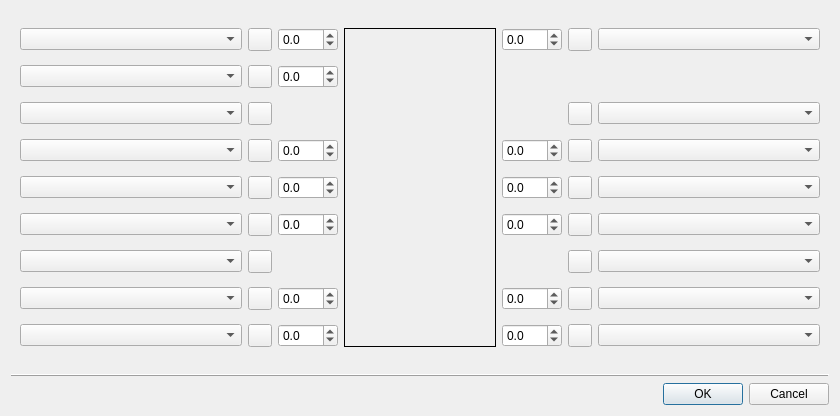
<?xml version="1.0" encoding="UTF-8"?>
<ui version="4.0">
 <class>lcQMinifigDialog</class>
 <widget class="QDialog" name="lcQMinifigDialog">
  <property name="geometry">
   <rect>
    <x>0</x>
    <y>0</y>
    <width>840</width>
    <height>416</height>
   </rect>
  </property>
  <property name="windowTitle">
   <string>Minifig Wizard</string>
  </property>
  <layout class="QVBoxLayout" name="verticalLayout">
   <item>
    <widget class="QWidget" name="widget" native="true">
     <layout class="QGridLayout" name="gridLayout">
      <item row="0" column="0">
       <widget class="QComboBox" name="hatsType">
        <property name="sizePolicy">
         <sizepolicy hsizetype="Preferred" vsizetype="Fixed">
          <horstretch>1</horstretch>
          <verstretch>0</verstretch>
         </sizepolicy>
        </property>
        <property name="sizeAdjustPolicy">
         <enum>QComboBox::AdjustToMinimumContentsLength</enum>
        </property>
        <property name="minimumContentsLength">
         <number>24</number>
        </property>
       </widget>
      </item>
      <item row="0" column="1">
       <widget class="lcQColorPicker" name="hatsColor">
        <property name="text">
         <string/>
        </property>
       </widget>
      </item>
      <item row="0" column="2">
       <widget class="QDoubleSpinBox" name="hatsAngle">
        <property name="maximumSize">
         <size>
          <width>60</width>
          <height>16777215</height>
         </size>
        </property>
        <property name="decimals">
         <number>1</number>
        </property>
        <property name="minimum">
         <double>-360.000000000000000</double>
        </property>
        <property name="maximum">
         <double>360.000000000000000</double>
        </property>
       </widget>
      </item>
      <item row="0" column="3" rowspan="9">
       <widget class="QFrame" name="minifigFrame">
        <property name="sizePolicy">
         <sizepolicy hsizetype="Preferred" vsizetype="Preferred">
          <horstretch>1</horstretch>
          <verstretch>0</verstretch>
         </sizepolicy>
        </property>
        <property name="frameShape">
         <enum>QFrame::Panel</enum>
        </property>
        <property name="frameShadow">
         <enum>QFrame::Plain</enum>
        </property>
       </widget>
      </item>
      <item row="0" column="4">
       <widget class="QDoubleSpinBox" name="headAngle">
        <property name="maximumSize">
         <size>
          <width>60</width>
          <height>16777215</height>
         </size>
        </property>
        <property name="decimals">
         <number>1</number>
        </property>
        <property name="minimum">
         <double>-360.000000000000000</double>
        </property>
        <property name="maximum">
         <double>360.000000000000000</double>
        </property>
       </widget>
      </item>
      <item row="0" column="5">
       <widget class="lcQColorPicker" name="headColor">
        <property name="text">
         <string/>
        </property>
       </widget>
      </item>
      <item row="0" column="6">
       <widget class="QComboBox" name="headType">
        <property name="sizePolicy">
         <sizepolicy hsizetype="Preferred" vsizetype="Fixed">
          <horstretch>1</horstretch>
          <verstretch>0</verstretch>
         </sizepolicy>
        </property>
        <property name="sizeAdjustPolicy">
         <enum>QComboBox::AdjustToMinimumContentsLength</enum>
        </property>
        <property name="minimumContentsLength">
         <number>24</number>
        </property>
       </widget>
      </item>
      <item row="1" column="0">
       <widget class="QComboBox" name="hats2Type">
        <property name="sizePolicy">
         <sizepolicy hsizetype="Preferred" vsizetype="Fixed">
          <horstretch>1</horstretch>
          <verstretch>0</verstretch>
         </sizepolicy>
        </property>
        <property name="sizeAdjustPolicy">
         <enum>QComboBox::AdjustToMinimumContentsLength</enum>
        </property>
        <property name="minimumContentsLength">
         <number>24</number>
        </property>
       </widget>
      </item>
      <item row="1" column="1">
       <widget class="lcQColorPicker" name="hats2Color">
        <property name="text">
         <string/>
        </property>
       </widget>
      </item>
      <item row="1" column="2">
       <widget class="QDoubleSpinBox" name="hats2Angle">
        <property name="maximumSize">
         <size>
          <width>60</width>
          <height>16777215</height>
         </size>
        </property>
        <property name="decimals">
         <number>1</number>
        </property>
        <property name="minimum">
         <double>-360.000000000000000</double>
        </property>
        <property name="maximum">
         <double>360.000000000000000</double>
        </property>
       </widget>
      </item>
      <item row="2" column="0">
       <widget class="QComboBox" name="neckType">
        <property name="sizePolicy">
         <sizepolicy hsizetype="Preferred" vsizetype="Fixed">
          <horstretch>1</horstretch>
          <verstretch>0</verstretch>
         </sizepolicy>
        </property>
        <property name="sizeAdjustPolicy">
         <enum>QComboBox::AdjustToMinimumContentsLength</enum>
        </property>
        <property name="minimumContentsLength">
         <number>24</number>
        </property>
       </widget>
      </item>
      <item row="2" column="1">
       <widget class="lcQColorPicker" name="neckColor">
        <property name="text">
         <string/>
        </property>
       </widget>
      </item>
      <item row="2" column="5">
       <widget class="lcQColorPicker" name="bodyColor">
        <property name="text">
         <string/>
        </property>
       </widget>
      </item>
      <item row="2" column="6">
       <widget class="QComboBox" name="bodyType">
        <property name="sizePolicy">
         <sizepolicy hsizetype="Preferred" vsizetype="Fixed">
          <horstretch>1</horstretch>
          <verstretch>0</verstretch>
         </sizepolicy>
        </property>
        <property name="sizeAdjustPolicy">
         <enum>QComboBox::AdjustToMinimumContentsLength</enum>
        </property>
        <property name="minimumContentsLength">
         <number>24</number>
        </property>
       </widget>
      </item>
      <item row="3" column="0">
       <widget class="QComboBox" name="larmType">
        <property name="sizePolicy">
         <sizepolicy hsizetype="Preferred" vsizetype="Fixed">
          <horstretch>1</horstretch>
          <verstretch>0</verstretch>
         </sizepolicy>
        </property>
        <property name="sizeAdjustPolicy">
         <enum>QComboBox::AdjustToMinimumContentsLength</enum>
        </property>
        <property name="minimumContentsLength">
         <number>24</number>
        </property>
       </widget>
      </item>
      <item row="3" column="1">
       <widget class="lcQColorPicker" name="larmColor">
        <property name="text">
         <string/>
        </property>
       </widget>
      </item>
      <item row="3" column="2">
       <widget class="QDoubleSpinBox" name="larmAngle">
        <property name="maximumSize">
         <size>
          <width>60</width>
          <height>16777215</height>
         </size>
        </property>
        <property name="decimals">
         <number>1</number>
        </property>
        <property name="minimum">
         <double>-360.000000000000000</double>
        </property>
        <property name="maximum">
         <double>360.000000000000000</double>
        </property>
       </widget>
      </item>
      <item row="3" column="4">
       <widget class="QDoubleSpinBox" name="rarmAngle">
        <property name="maximumSize">
         <size>
          <width>60</width>
          <height>16777215</height>
         </size>
        </property>
        <property name="decimals">
         <number>1</number>
        </property>
        <property name="minimum">
         <double>-360.000000000000000</double>
        </property>
        <property name="maximum">
         <double>360.000000000000000</double>
        </property>
       </widget>
      </item>
      <item row="3" column="5">
       <widget class="lcQColorPicker" name="rarmColor">
        <property name="text">
         <string/>
        </property>
       </widget>
      </item>
      <item row="3" column="6">
       <widget class="QComboBox" name="rarmType">
        <property name="sizePolicy">
         <sizepolicy hsizetype="Preferred" vsizetype="Fixed">
          <horstretch>1</horstretch>
          <verstretch>0</verstretch>
         </sizepolicy>
        </property>
        <property name="sizeAdjustPolicy">
         <enum>QComboBox::AdjustToMinimumContentsLength</enum>
        </property>
        <property name="minimumContentsLength">
         <number>24</number>
        </property>
       </widget>
      </item>
      <item row="4" column="0">
       <widget class="QComboBox" name="lhandType">
        <property name="sizePolicy">
         <sizepolicy hsizetype="Preferred" vsizetype="Fixed">
          <horstretch>1</horstretch>
          <verstretch>0</verstretch>
         </sizepolicy>
        </property>
        <property name="sizeAdjustPolicy">
         <enum>QComboBox::AdjustToMinimumContentsLength</enum>
        </property>
        <property name="minimumContentsLength">
         <number>24</number>
        </property>
       </widget>
      </item>
      <item row="4" column="1">
       <widget class="lcQColorPicker" name="lhandColor">
        <property name="text">
         <string/>
        </property>
       </widget>
      </item>
      <item row="4" column="2">
       <widget class="QDoubleSpinBox" name="lhandAngle">
        <property name="maximumSize">
         <size>
          <width>60</width>
          <height>16777215</height>
         </size>
        </property>
        <property name="decimals">
         <number>1</number>
        </property>
        <property name="minimum">
         <double>-360.000000000000000</double>
        </property>
        <property name="maximum">
         <double>360.000000000000000</double>
        </property>
       </widget>
      </item>
      <item row="4" column="4">
       <widget class="QDoubleSpinBox" name="rhandAngle">
        <property name="maximumSize">
         <size>
          <width>60</width>
          <height>16777215</height>
         </size>
        </property>
        <property name="decimals">
         <number>1</number>
        </property>
        <property name="minimum">
         <double>-360.000000000000000</double>
        </property>
        <property name="maximum">
         <double>360.000000000000000</double>
        </property>
       </widget>
      </item>
      <item row="4" column="5">
       <widget class="lcQColorPicker" name="rhandColor">
        <property name="text">
         <string/>
        </property>
       </widget>
      </item>
      <item row="4" column="6">
       <widget class="QComboBox" name="rhandType">
        <property name="sizePolicy">
         <sizepolicy hsizetype="Preferred" vsizetype="Fixed">
          <horstretch>1</horstretch>
          <verstretch>0</verstretch>
         </sizepolicy>
        </property>
        <property name="sizeAdjustPolicy">
         <enum>QComboBox::AdjustToMinimumContentsLength</enum>
        </property>
        <property name="minimumContentsLength">
         <number>24</number>
        </property>
       </widget>
      </item>
      <item row="5" column="0">
       <widget class="QComboBox" name="lhandaType">
        <property name="sizePolicy">
         <sizepolicy hsizetype="Preferred" vsizetype="Fixed">
          <horstretch>1</horstretch>
          <verstretch>0</verstretch>
         </sizepolicy>
        </property>
        <property name="sizeAdjustPolicy">
         <enum>QComboBox::AdjustToMinimumContentsLength</enum>
        </property>
        <property name="minimumContentsLength">
         <number>24</number>
        </property>
       </widget>
      </item>
      <item row="5" column="1">
       <widget class="lcQColorPicker" name="lhandaColor">
        <property name="text">
         <string/>
        </property>
       </widget>
      </item>
      <item row="5" column="2">
       <widget class="QDoubleSpinBox" name="lhandaAngle">
        <property name="maximumSize">
         <size>
          <width>60</width>
          <height>16777215</height>
         </size>
        </property>
        <property name="decimals">
         <number>1</number>
        </property>
        <property name="minimum">
         <double>-360.000000000000000</double>
        </property>
        <property name="maximum">
         <double>360.000000000000000</double>
        </property>
       </widget>
      </item>
      <item row="5" column="4">
       <widget class="QDoubleSpinBox" name="rhandaAngle">
        <property name="maximumSize">
         <size>
          <width>60</width>
          <height>16777215</height>
         </size>
        </property>
        <property name="decimals">
         <number>1</number>
        </property>
        <property name="minimum">
         <double>-360.000000000000000</double>
        </property>
        <property name="maximum">
         <double>360.000000000000000</double>
        </property>
       </widget>
      </item>
      <item row="5" column="5">
       <widget class="lcQColorPicker" name="rhandaColor">
        <property name="text">
         <string/>
        </property>
       </widget>
      </item>
      <item row="5" column="6">
       <widget class="QComboBox" name="rhandaType">
        <property name="sizePolicy">
         <sizepolicy hsizetype="Preferred" vsizetype="Fixed">
          <horstretch>1</horstretch>
          <verstretch>0</verstretch>
         </sizepolicy>
        </property>
        <property name="sizeAdjustPolicy">
         <enum>QComboBox::AdjustToMinimumContentsLength</enum>
        </property>
        <property name="minimumContentsLength">
         <number>24</number>
        </property>
       </widget>
      </item>
      <item row="6" column="0">
       <widget class="QComboBox" name="body2Type">
        <property name="sizePolicy">
         <sizepolicy hsizetype="Preferred" vsizetype="Fixed">
          <horstretch>1</horstretch>
          <verstretch>0</verstretch>
         </sizepolicy>
        </property>
        <property name="sizeAdjustPolicy">
         <enum>QComboBox::AdjustToMinimumContentsLength</enum>
        </property>
        <property name="minimumContentsLength">
         <number>24</number>
        </property>
       </widget>
      </item>
      <item row="6" column="1">
       <widget class="lcQColorPicker" name="body2Color">
        <property name="text">
         <string/>
        </property>
       </widget>
      </item>
      <item row="6" column="5">
       <widget class="lcQColorPicker" name="body3Color">
        <property name="text">
         <string/>
        </property>
       </widget>
      </item>
      <item row="6" column="6">
       <widget class="QComboBox" name="body3Type">
        <property name="sizePolicy">
         <sizepolicy hsizetype="Preferred" vsizetype="Fixed">
          <horstretch>1</horstretch>
          <verstretch>0</verstretch>
         </sizepolicy>
        </property>
        <property name="sizeAdjustPolicy">
         <enum>QComboBox::AdjustToMinimumContentsLength</enum>
        </property>
        <property name="minimumContentsLength">
         <number>24</number>
        </property>
       </widget>
      </item>
      <item row="7" column="0">
       <widget class="QComboBox" name="llegType">
        <property name="sizePolicy">
         <sizepolicy hsizetype="Preferred" vsizetype="Fixed">
          <horstretch>1</horstretch>
          <verstretch>0</verstretch>
         </sizepolicy>
        </property>
        <property name="sizeAdjustPolicy">
         <enum>QComboBox::AdjustToMinimumContentsLength</enum>
        </property>
        <property name="minimumContentsLength">
         <number>24</number>
        </property>
       </widget>
      </item>
      <item row="7" column="1">
       <widget class="lcQColorPicker" name="llegColor">
        <property name="text">
         <string/>
        </property>
       </widget>
      </item>
      <item row="7" column="2">
       <widget class="QDoubleSpinBox" name="llegAngle">
        <property name="maximumSize">
         <size>
          <width>60</width>
          <height>16777215</height>
         </size>
        </property>
        <property name="decimals">
         <number>1</number>
        </property>
        <property name="minimum">
         <double>-360.000000000000000</double>
        </property>
        <property name="maximum">
         <double>360.000000000000000</double>
        </property>
       </widget>
      </item>
      <item row="7" column="4">
       <widget class="QDoubleSpinBox" name="rlegAngle">
        <property name="maximumSize">
         <size>
          <width>60</width>
          <height>16777215</height>
         </size>
        </property>
        <property name="decimals">
         <number>1</number>
        </property>
        <property name="minimum">
         <double>-360.000000000000000</double>
        </property>
        <property name="maximum">
         <double>360.000000000000000</double>
        </property>
       </widget>
      </item>
      <item row="7" column="5">
       <widget class="lcQColorPicker" name="rlegColor">
        <property name="text">
         <string/>
        </property>
       </widget>
      </item>
      <item row="7" column="6">
       <widget class="QComboBox" name="rlegType">
        <property name="sizePolicy">
         <sizepolicy hsizetype="Preferred" vsizetype="Fixed">
          <horstretch>1</horstretch>
          <verstretch>0</verstretch>
         </sizepolicy>
        </property>
        <property name="sizeAdjustPolicy">
         <enum>QComboBox::AdjustToMinimumContentsLength</enum>
        </property>
        <property name="minimumContentsLength">
         <number>24</number>
        </property>
       </widget>
      </item>
      <item row="8" column="0">
       <widget class="QComboBox" name="llegaType">
        <property name="sizePolicy">
         <sizepolicy hsizetype="Preferred" vsizetype="Fixed">
          <horstretch>1</horstretch>
          <verstretch>0</verstretch>
         </sizepolicy>
        </property>
        <property name="sizeAdjustPolicy">
         <enum>QComboBox::AdjustToMinimumContentsLength</enum>
        </property>
        <property name="minimumContentsLength">
         <number>24</number>
        </property>
       </widget>
      </item>
      <item row="8" column="1">
       <widget class="lcQColorPicker" name="llegaColor">
        <property name="text">
         <string/>
        </property>
       </widget>
      </item>
      <item row="8" column="2">
       <widget class="QDoubleSpinBox" name="llegaAngle">
        <property name="maximumSize">
         <size>
          <width>60</width>
          <height>16777215</height>
         </size>
        </property>
        <property name="decimals">
         <number>1</number>
        </property>
        <property name="minimum">
         <double>-360.000000000000000</double>
        </property>
        <property name="maximum">
         <double>360.000000000000000</double>
        </property>
       </widget>
      </item>
      <item row="8" column="4">
       <widget class="QDoubleSpinBox" name="rlegaAngle">
        <property name="maximumSize">
         <size>
          <width>60</width>
          <height>16777215</height>
         </size>
        </property>
        <property name="decimals">
         <number>1</number>
        </property>
        <property name="minimum">
         <double>-360.000000000000000</double>
        </property>
        <property name="maximum">
         <double>360.000000000000000</double>
        </property>
       </widget>
      </item>
      <item row="8" column="5">
       <widget class="lcQColorPicker" name="rlegaColor">
        <property name="text">
         <string/>
        </property>
       </widget>
      </item>
      <item row="8" column="6">
       <widget class="QComboBox" name="rlegaType">
        <property name="sizePolicy">
         <sizepolicy hsizetype="Preferred" vsizetype="Fixed">
          <horstretch>1</horstretch>
          <verstretch>0</verstretch>
         </sizepolicy>
        </property>
        <property name="sizeAdjustPolicy">
         <enum>QComboBox::AdjustToMinimumContentsLength</enum>
        </property>
        <property name="minimumContentsLength">
         <number>24</number>
        </property>
       </widget>
      </item>
     </layout>
    </widget>
   </item>
   <item>
    <widget class="QFrame" name="frame">
     <property name="frameShape">
      <enum>QFrame::HLine</enum>
     </property>
     <property name="frameShadow">
      <enum>QFrame::Raised</enum>
     </property>
    </widget>
   </item>
   <item>
    <widget class="QDialogButtonBox" name="buttonBox">
     <property name="orientation">
      <enum>Qt::Horizontal</enum>
     </property>
     <property name="standardButtons">
      <set>QDialogButtonBox::Cancel|QDialogButtonBox::Ok</set>
     </property>
    </widget>
   </item>
  </layout>
 </widget>
 <customwidgets>
  <customwidget>
   <class>lcQColorPicker</class>
   <extends>QToolButton</extends>
   <header>lc_qcolorpicker.h</header>
  </customwidget>
 </customwidgets>
 <resources/>
 <connections>
  <connection>
   <sender>buttonBox</sender>
   <signal>accepted()</signal>
   <receiver>lcQMinifigDialog</receiver>
   <slot>accept()</slot>
   <hints>
    <hint type="sourcelabel">
     <x>248</x>
     <y>254</y>
    </hint>
    <hint type="destinationlabel">
     <x>157</x>
     <y>274</y>
    </hint>
   </hints>
  </connection>
  <connection>
   <sender>buttonBox</sender>
   <signal>rejected()</signal>
   <receiver>lcQMinifigDialog</receiver>
   <slot>reject()</slot>
   <hints>
    <hint type="sourcelabel">
     <x>316</x>
     <y>260</y>
    </hint>
    <hint type="destinationlabel">
     <x>286</x>
     <y>274</y>
    </hint>
   </hints>
  </connection>
 </connections>
</ui>
